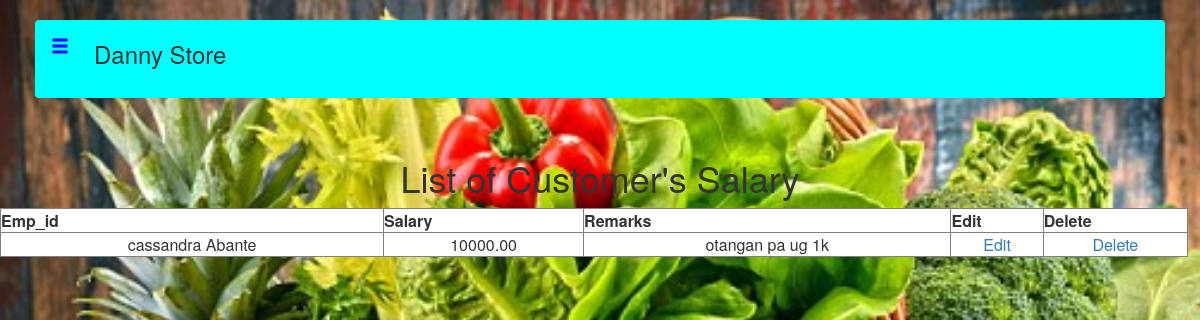
The page /salary.php on the database its author committed.
### tables this page shows
CREATE TABLE `salary` (
  `emp_id` int(11) DEFAULT NULL,
  `salary` decimal(18,2) DEFAULT NULL,
  `date` timestamp NOT NULL DEFAULT CURRENT_TIMESTAMP ON UPDATE CURRENT_TIMESTAMP,
  `remarks` varchar(50) DEFAULT NULL
);

CREATE TABLE `employee` (
  `emp_id` int(11) NOT NULL,
  `lastname` varchar(200) NOT NULL,
  `firstname` varchar(200) NOT NULL,
  `middlename` varchar(200) NOT NULL
);

### salary.php (the view, shortened to what this page needs)
<?php
	require('db.php');
?>
<!DOCTYPE>
<html>
<head>
	<link rel="stylesheet" type="text/css" href="login.css" />
	<link href="bootstrap-3.3.7/css/bootstrap.min.css" rel="stylesheet">
    <link href="css/phonebook.css" rel="stylesheet">
	<link rel="stylesheet" href="bootstrap-3.3.7/css/bootstrap.min.css">
<body>
    <div id="wrapper">
        <div id="page-content-wrapper">
            <div class="container-fluid">
				<nav class="navbar navbar-green">
					<div class="container-fluid">
					<div class="navbar-header">
							<a class="navbar-brand" onclick="openNav()"><span  class="glyphicon glyphicon-menu-hamburger"></span>&nbsp;&nbsp;<strong></strong></a>
					</div>
					<h3 style="padding-bottom:20px;">Danny Store</h3>
					</div>
				</nav>
			</div>
        </div>
    </div>
	<center><h1>List of Customer's Salary</h1></center>
	<table width="99%" border="1" style="border-collapse:collapse; background-color:white;">
		<thead>
			<tr><th><strong>Emp_id</strong></th>
				<th><strong>Salary</strong></th>
				<th><strong>Remarks</strong></th>
				<th><strong>Edit</strong></th>
				<th><strong>Delete</strong></th></tr>
		</thead>
	<?php
	$query = "SELECT employee.emp_id, employee.lastname, employee.firstname,salary.salary,salary.remarks
				FROM employee
				JOIN salary
				ON employee.emp_id = salary.emp_id";
	$result = mysqli_query($con,$query);
	while($row = mysqli_fetch_assoc($result)) { ?>
	<tr><td align="center"><?php echo $row["firstname"]." ".$row['lastname']; ?></td>
	<td align="center"><?php echo $row["salary"]; ?></td>
	<td align="center"><?php echo $row["remarks"]; ?></td>
	<td align="center"><a href="edit.salary.php?emp_id=<?php echo $row["emp_id"]; ?>">Edit</a></td>
	<td align="center"><a href="delete.salary.php?delete=<?php echo $row["emp_id"]; ?>">Delete</a></td></tr>
	<?php  } ?>
</body>
</html

### login.css (style rules this page uses)
body { background: url(image2.jpg) no-repeat ; background-size: cover; }
a { color:#f5ef04; text-decoration:none; }
body { margin:10px; padding:0px; width:100%; height:100%; }

### css/phonebook.css (style rules this page uses)
body { overflow-x: hidden; }
#wrapper { padding-left: 0; -webkit-transition: all 0.5s ease; -moz-transition: all 0.5s ease; -o-transition: all 0.5s ease; transition: all 0.5s ease; }
#page-content-wrapper { width: 100%; position: absolute; padding: 15px; }
@media (min-width:768px) { #wrapper { padding-left: 0; } }
@media (min-width:768px) { #page-content-wrapper { padding: 20px; position: relative; } }
.navbar-green { background-color: #00FFFF; }
.navbar-green a { color:blue; }
.navbar-brand { cursor: pointer; }

### salary.php (style rules this page uses)
body { background: url(image2.jpg) no-repeat ; background-size: cover; }

### rows shown on the page
salary: emp_id.firstname "cassandra", emp_id.lastname "Abante", salary "10000.00", remarks "otangan pa ug 1k"
